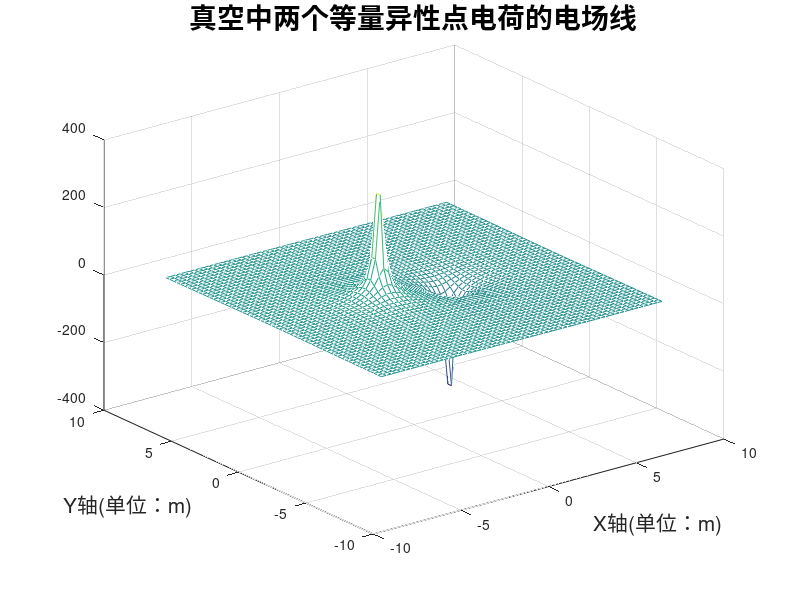
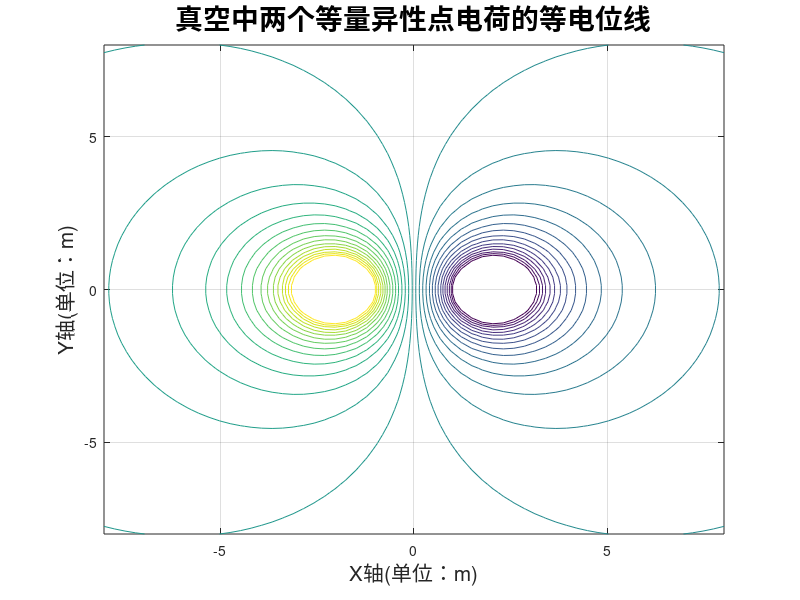
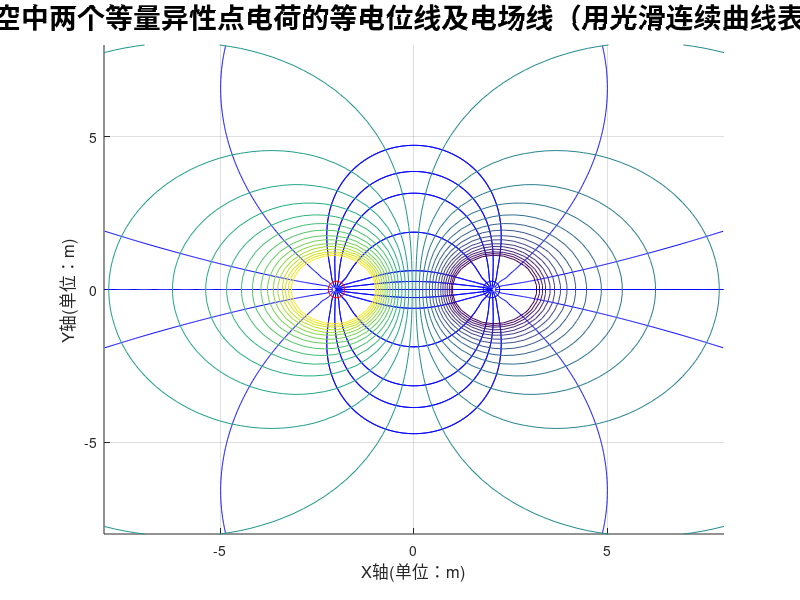
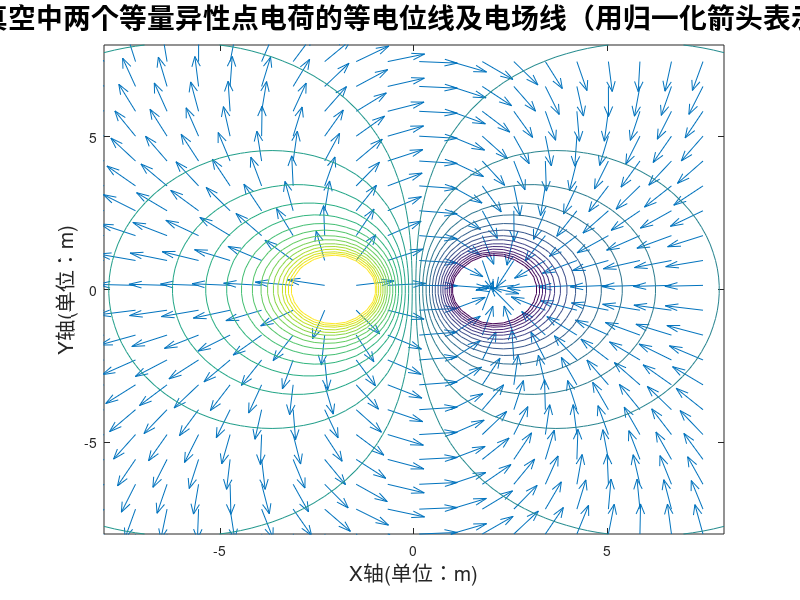

Reproduce these figures in MATLAB, in order.
% 初始化
clear;                                                      % 清空内存中所有变量
clc;                                                        % 清空命令窗口中的内容
k=9e9;                                                      % 设置静电力衡量
Q1=5e-9;                                                    % 设置点电荷q1的电量
Q2=-5e-9;                                                   % 设置点电荷q2的电量，大小与q1相同，但带异种电荷
% 绘制场域内各点电位分布
xm=8;                                                    % 设置场域中x方向的范围
ym=8;                                                    % 设置场域中y方向的范围
x=linspace(-xm,xm,60);                                      % 将x轴等分成60等份
y=linspace(-ym,ym,60);                                      % 将y轴等分成60等份
[X,Y]=meshgrid(x,y);                                        % 形成场域中各点的坐标
R1=sqrt((X+2).^2+Y.^2);                                  % 计算场域中各点到点电荷q1的距离（到点p1（-2，0）的距离）
R2=sqrt((X-2).^2+Y.^2);                                  % 计算场域中各点到点电荷q2的距离（到点p2（2，0）的距离）
V1=k*Q1./R1;                                                % 计算场域中各点因点电荷q1产生的电位
V2=k*Q2./R2;                                                % 计算场域中各点因点电荷q2产生的电位
V=V1+V2;                                                    % 将由q1和q2产生的电位叠加
figure(1);                                                  % 在图像窗口1绘图
mesh(X,Y,V);                                                % 绘制出电位的分布图
hold on;                                                    % 保持图形                                                 
title('真空中两个等量异性点电荷的电场线','fontsize',20);      % 绘制出图形标题
xlabel('X轴(单位：m)','fontsize',15);                       % 绘制出X轴标注
ylabel('Y轴(单位：m)','fontsize',15);                       % 绘制出Y轴标注
hold off;                                                   % 取消保持
% 绘制场域内等电位线分布
Vmin=-30;                                                   % 设置等位线族的最小电位值
Vmax=30;                                                  % 设置等位线族的最大电位值
Veq=linspace(Vmin,Vmax,30);                                 % 设定30条等位线的电位值
figure(2);                                                  % 在图像2窗口绘图
contour(X,Y,V,Veq);                                         % 绘制20条等势线
contour(X,Y,V,Veq);                                         % 绘制20条等势线
grid on;                                                    % 形成网格
hold on;                                                    % 保持图形
title('真空中两个等量异性点电荷的等电位线','fontsize',20);    % 绘制出图形标题
xlabel('X轴(单位：m)','fontsize',15);                       % 绘制出X轴标注
ylabel('Y轴(单位：m)','fontsize',15);                       % 绘制出Y轴标注
hold off;                                                   % 取消保持
% 绘制场域内的等电位线及电场线（用光滑连续曲线表示）的分布
[Ex,Ey]=gradient(-V);                             % 计算场域各点的电力强度的两个分量
del_theta=20;                                               % 设置相邻电力线间的角度差
theta=(0:del_theta:360).*pi/180;                            % 生成电力线的弧度值
xs1=0.1*cos(theta)-2;                                  % 从q1生成电力线的x轴坐标
xs2=0.1*cos(theta)+2;                                  % 从q2生成电力线的x轴坐标
ys=0.1*sin(theta);                                        % q1,q2生成电力线的y轴坐标
figure(3);                                                  % 在图像窗口3绘图
streamline(X,Y,Ex,Ey,xs1,ys);                               % 生成q1产生的电力线
streamline(X,Y,-Ex,-Ey,xs2,ys);                               % 生成q2产生的电力线
grid on;                                                    % 形成网格
hold on;                                                    % 保持图形
contour(X,Y,V,Veq);                                         % 绘制等势线
plot(-2,0,'ro','MarkerSize',12);                         % 在p1画出点电荷
plot(2,0,'bo','MarkerSize',12);                          % 在p2画出点电荷
title('真空中两个等量异性点电荷的等电位线及电场线（用光滑连续曲线表示）','fontsize',20);    % 绘制出图形标题
xlabel('X轴(单位：m)','fontsize',12);                       % 绘制出X轴标注
ylabel('Y轴(单位：m)','fontsize',12);                       % 绘制出注
hold off;                                                   % 取消保持
% 绘制场域内的等电位线及电场线（用归一化箭头表示）的分布

E=sqrt(Ex.^2+Ey.^2);                                         % 计算各点的电场强度的幅值
Exs=Ex./E;
Eys=Ey./E;                                                   % 归一化电场强度
Xs=X(:,1:3:60);                                             
Xs=Xs(1:3:60,:);                                            % 分别缩减三分之一箭头横坐标点至20*20
Ys=Y(:,1:3:60); 
Ys=Ys(1:3:60,:);                                                % 分别缩减箭头纵坐标点至20*20
Exs=Exs(:,1:3:60);
Exs=Exs(1:3:60,:);                                          % 分别缩减对应坐标的电场强度的X分量的数量
Eys=Eys(:,1:3:60);
Eys=Eys(1:3:60,:);                                          % 分别缩减对应坐标的电场强度的Y分量的数量
figure(4);                                                  % 在图像窗口4绘图
quiver(Xs,Ys,Exs,Eys);                                      % 用归一化箭头表示场域各点电场强度的方向
hold on;                                                    % 保持图形
contour(X,Y,V,Veq);                                         % 绘制等势线
title('真空中两个等量异性点电荷的等电位线及电场线（用归一化箭头表示）','fontsize',20);    % 绘制出图形标题
xlabel('X轴(单位：m)','fontsize',15);                       % 绘制出X轴标注
ylabel('Y轴(单位：m)','fontsize',15);                       % 绘制出Y轴标注
hold off;                                                   % 取消保持
